Frame 1 (no input): blank canvas, image omitted
Frame 60 (the mouse pressed at the canvas centre just before this capture): blank canvas, image omitted
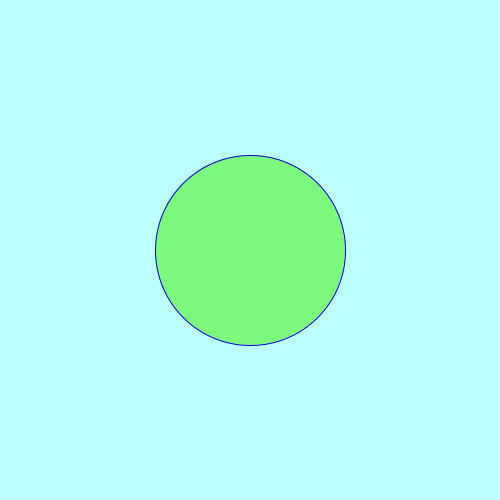
Frame 120 (the mouse held since frame 60 and released just before this capture)

The Processing sketch whose frames 1 and 60 were blank and that drew this single picture after the mouse press (run headless with seeded random() and noise(); from frame 60 on, the mouse is pressed at the canvas centre):

// Processing sketch: sketch_3374704_exercise26_1
// ── sketch_3374704_exercise26_1.pde
void setup() {
size(500,500); 
fill(238,238,238);
}
void draw() {
 
  
background(187,255,255);

  if (mousePressed == true){
fill(0+mouseY/2,0+mouseY,0+mouseX/2);
stroke(0,0,205);
ellipse(width-mouseX,height-mouseY,
mouseY-60, mouseX-60);
  }
}
